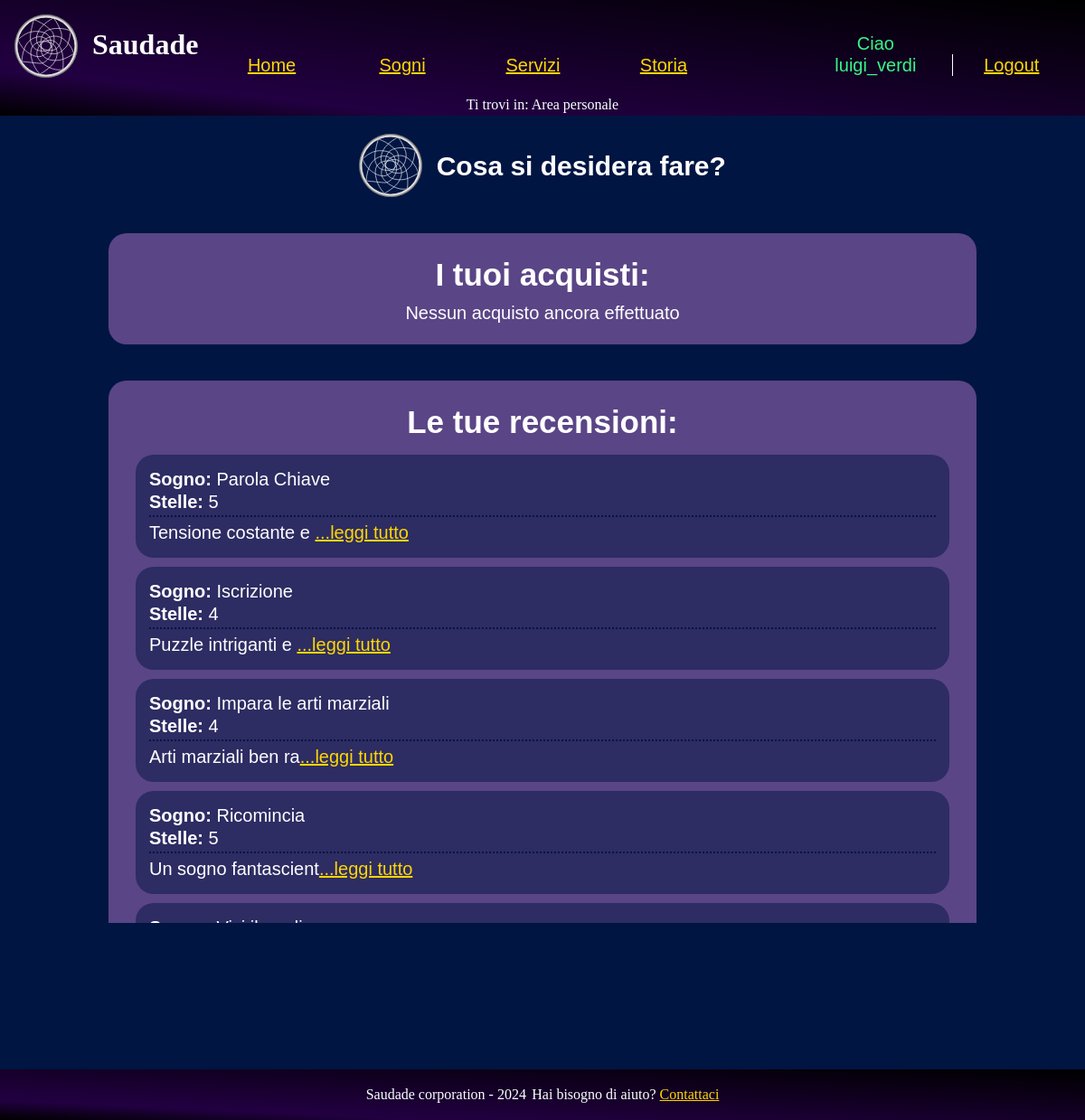
/src/php/dashboardUser.php (signed in), run on the app's committed database.
### tables this page shows
CREATE TABLE recensioni (
  id SERIAL PRIMARY KEY,
  user_name VARCHAR(20) NOT NULL,
  testo TEXT NOT NULL,
  articolo VARCHAR(50),
  stelle INT CHECK (stelle >= 1 AND stelle <= 5),
  data TIMESTAMP DEFAULT CURRENT_TIMESTAMP,

  FOREIGN KEY (user_name) REFERENCES utenti(user_name) ON DELETE CASCADE ON UPDATE CASCADE,
  FOREIGN KEY (articolo) REFERENCES sogni(titolo) ON DELETE CASCADE  ON UPDATE CASCADE
);

### src/php/functions.php (called while the page is built, shortened)
<?php
class Functions {
    private $connection;
    public function openDBConnection(){
        global $HOST_DB, $USERNAME, $PASSWORD, $DATABASE_NAME;
        $this->connection = mysqli_connect(
            $HOST_DB,
            $USERNAME,
            $PASSWORD,
            $DATABASE_NAME
        );
        $this->connection->set_charset("utf8");
        return mysqli_connect_errno() == 0;
    }
    public function getConnection(){
        return $this->connection;
    }
}

### src/php/dashboardUser.php (the view, shortened to what this page needs)
<?php
    require_once("functions.php");
    $functions = new functions();
    $functions->openDBConnection();
    $pagina = new newPage("../html/dashboardUser.html", "Area personale user", "Area personale user", "Area personale user Saudade");
    if(isset($_SESSION['user_name'])){
        if($_SESSION['user_name'] != "admin") {
            $stmt = $functions->getConnection()->prepare("SELECT * FROM utenti WHERE user_name=?");
            $stmt->bind_param("s", $_SESSION['user_name']);
            $stmt->execute();
            $risultato = $stmt->get_result();
            if(mysqli_num_rows($risultato) > 0){
                $prenotaz = $functions->getConnection()->prepare("SELECT * FROM prenotazioni WHERE user_name=?;");
                $prenotaz->bind_param("s", $_SESSION['user_name']);
                $prenotaz->execute();
                $prenotaz = $prenotaz->get_result();
                if($prenotaz == NULL || mysqli_num_rows($prenotaz) == 0){
                    $pagina->modificaHTML("{prenotazione}", "");
                }
                $stmt = $functions->getConnection()->prepare("SELECT * FROM acquisti WHERE user_name=?");
                $stmt->bind_param("s", $_SESSION['user_name']);
                $stmt->execute();
                $ris = $stmt->get_result();
                if(mysqli_num_rows($ris) > 0){
                    $acquisti = "";
                    while ($row = $ris->fetch_assoc()) {
                        $acquisti .= "<li>" . $row['articolo'] . " ";
                        $acquisti .= $row['data'] . " ";
                        $acquisti .= "<a href=\"aggiungiRecensione.php?sogno=".urlencode($row['articolo'])."\">Lascia una recensione</a> </li>";
                    }
                    $pagina->modificaHTML("{elencosogni}", $acquisti);
                }else{
                    $pagina->modificaHTML("{elencosogni}", "<p>Nessun acquisto ancora effettuato</p>");
                }
                $recenz = $functions->getConnection()->prepare("SELECT * FROM recensioni WHERE user_name=? ORDER BY data;");
                $recenz->bind_param("s", $_SESSION['user_name']);
                $recenz->execute();
                $recenz = $recenz->get_result();
                if($recenz == NULL || mysqli_num_rows($recenz) == 0){
                    $rec = "<p>Ancora nessuna recensione</p>";
                    $pagina->modificaHTML("{recensioni}", $rec);
                }
                else{
                    $rec = "";
                    foreach( $recenz as $row){
                        $rec .= file_get_contents("../html/recensioneTemp.html");
                        $rec = str_replace("{utente}", "<span class='titoletto'>Sogno: </span>" . $row['articolo'], $rec);
                        $rec = str_replace("{stelle}", $row['stelle'], $rec);
                        $text = $row['testo'];
                        $maxLength=20;
                        if (strlen($text) > $maxLength) {
                            $text = substr($text, 0, $maxLength) . '<a href="#" class="read-more" onclick="espandi(event)">...leggi tutto</a><span class="full-description hidden">' . substr($text, $maxLength) . '</span>';
                        }
                        $rec = str_replace("{testo}", $text, $rec);
                    }
                }
            }else{
                $pagina->printErrorPage("Utente non trovato");
            }
        }else{
            $pagina->printErrorPage("<div class=\"sectionDash\">Pagina riservata agli utenti</div>");
        }
    }else{
        $pagina->printErrorPage("<div class=\"sectionDash\">Pagina riservata ad utenti loggati, esegui il <a href=\"login.php\"><span lang=\"en\">login</span></a> per accedere</div>");
    }

### src/CSS/style.css (style rules this page uses)
* { padding: 0; margin: 0; }
:root { --headerBgColor: #220042; --headerTxtColor: #FFFFFF; --BgColor: #001542; --BgTxtColor: #FFFFFF; --footerBgColor: #220042; --footerTxtColor: #FFFFFF; --visitedLinkColor: #38F689; --linkColor: #FFD700; --BgAll: #7A7A7A; --BgSidebar:#00154280; --colorSlide: rgb(90, 69, 134); --slideTitleTxtColor: #FFFFFF; --fontMenu: sans-serif; --errorBackground: #FF0000; --calendarioOver: #2D0000; --errorText: #FFFFFF; --successBackground:#4F7A28; }
html { width: 100%; font-size: 100%; line-height: 1.5em; margin: auto; background-color: var(--BgAll); }
a { color:var(--linkColor) }
body { display: flex; flex-direction: column; min-height: 100vh; line-height: 1.5; background-color: var(--BgColor); }
header { text-align: center; width: 100%; background-image: linear-gradient(to top right, #000000 0%, var(--headerBgColor) 20%, #000000 100%); color: var(--headerTxtColor); }
.menu { text-align: center; line-height: 1.5em; vertical-align: middle; margin:auto; }
ul.listaNavBar { padding: 0; text-align: center; list-style: none; font-family: var(--fontMenu); color: var(--visitedLinkColor); margin-top: 1em; }
ul.listaNavBar > li { display: inline-block; width: 10%; margin: 1em 0.5em; font-size: 1.25em; }
ul.listaNavBar > li:nth-last-child(2) { margin-left: 5em; }
ul.listaNavBar > li:nth-last-child(1) { padding-left: 0.25em; border-left: 1px solid white; }
.menu a { margin: auto; color: var(--linkColor); transition: all -50s ease-in-out; }
.menu a::after { color: var(--linkColor); }
#breadcrump { font-size: 1em; text-align: center; position: relative; padding-left: 40%; padding-right: 40%; }
.titolo > h1 { float: left; margin-top: 25px; vertical-align: middle; }
#logo { float: left; width: 70px; height: 70px; margin: 1em; transition: all 1.25s ease; z-index: 10; }
main { margin:auto; width: 80%; min-height:max-content; align-items: center; background-color: var(--BgColor); color:var(--BgTxtColor); font-family: 'Tahoma', sans-serif; }
.sectionDash { background-color: var(--colorSlide); margin:auto; margin-top:2em; margin-bottom:2em; padding:1em; border-radius: 1em; text-align: center; font-size: 1.25em; }
.welcomeDash { margin: 1em; margin-bottom:1.2em; text-align: center; font-size: 1.25em; }
.sectionDash > ul > li { list-style: none; }
.sectionDash > p { color: var(--slideTitleTxtColor); font-size: 1.75em; font-weight: bold; }
.titoletto { font-weight: bold; }
div.containerRecensione { background-color: var(--BgSidebar); margin: 0.5em; padding: 0.75em; border-radius: 1em; line-height: 1.25em; font-size: 1em; text-align: left; }
div.containerRecensione> p:nth-last-child(1) { margin-top: 0.1em; padding-top: 5px; border-top: 2px dotted var(--BgColor); }
div.apparizione { opacity: 0; animation: apparizione 2.5s forwards; }
div.welcomeDash { opacity: 0; animation: apparizione 1s forwards; }
.loghino { width: 70px; height: 70px; transition: all 1.25s ease; z-index: 10; display: inline-block; vertical-align: middle; margin-right: 10px; animation: rotate-animation 6s infinite linear; }
.welcomeDash > p { display: inline; vertical-align: middle; font-weight: bold; font-size: 1.5em; }
footer { background-image: linear-gradient(to top right, #000000 0%, var(--headerBgColor) 20%, #000000 100%); color:var(--footerTxtColor); text-align: center; margin-top: auto; width: 100%; padding: 1em 0em 1em 0em; font-size: 1rem; }
footer > p { display: inline-block; }
footer > p:nth-last-child(1) { margin-left: 0.4em; }

### src/CSS/print.css (style rules this page uses)
* { padding: 0; margin: 0; }
html { font-size: 12pt; font-family: "Times New Roman", serif; margin:auto; }
.menu { display:none; }
main#contenuto { text-rendering: optimizeLegibility; }
#logo { display: none; }
p { line-height: 1.5em; }
#breadcrump { padding: 0.5em 0 0.5em 0; margin-top: 0.5em; border-top: 1px solid #DDD; border-bottom: 1px solid #DDD; font-weight: bold; }
#breadcrump p { max-width: 1024px; margin: auto }
.titolo { text-align:center; }
footer { text-align: center; font-size: 10pt; font-style: italic; padding: 1.3em 0.5em 0.5em; border-top: 1px solid #DDD; }
footer > p > a { display:none; }
.loghino { display: none; }
.titoletto { font-weight: bold; }
.containerRecensione { margin-top: 2pt; border-top: 1px dotted #DDD; }
div.welcomeDash { display: none; }
.sectionDash { margin: 1pt; padding: 1pt; border: 2pt solid #DDD; }
.sectionDash > p:nth-child(1) { text-align: center; font-size: 12pt; font-weight: bold; }
.read-more { display: none; }

### data on the page
recensioni: articolo "Sogno: Parola Chiave Stelle: 5", testo "Tensione costante e"
recensioni: articolo "Sogno: Iscrizione Stelle: 4", testo "Puzzle intriganti e"
recensioni: articolo "Sogno: Impara le arti marziali Stelle: 4", testo "Arti marziali ben ra"
recensioni: articolo "Sogno: Ricomincia Stelle: 5", testo "Un sogno fantascient"
recensioni: articolo "Sogno: Vivi il medioevo"
